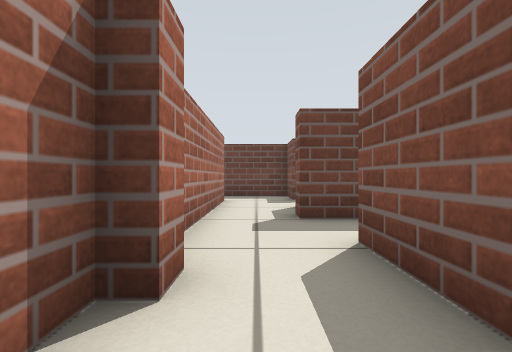
view 1 (above)

23 first-person views from a walk through a Stage world. The camera is 0.39 m above the floor, looks level and sees 85° across. The lines on the ground mark 1 m squares. The floor is counted in squares, 0.5 m on a side. Each view is taken from the middle of a square. On the plan, view 1 faces up. The plan holds only what a view shows up to about 10 squares ahead; the rest is blank. The robots in the file are not drawn.

view 2
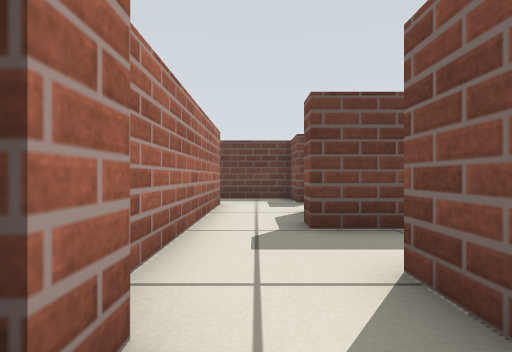

view 3
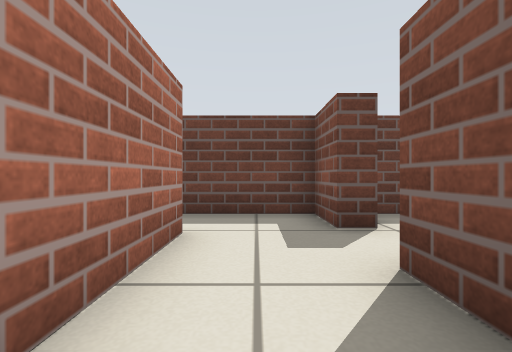

view 4
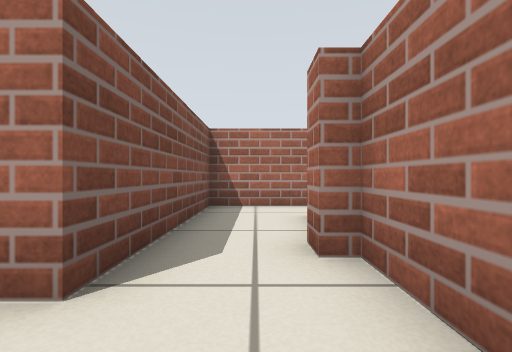

view 5
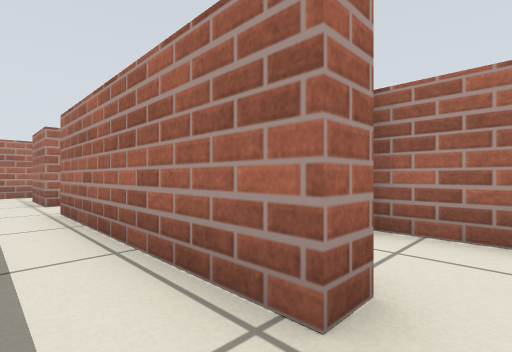

view 6
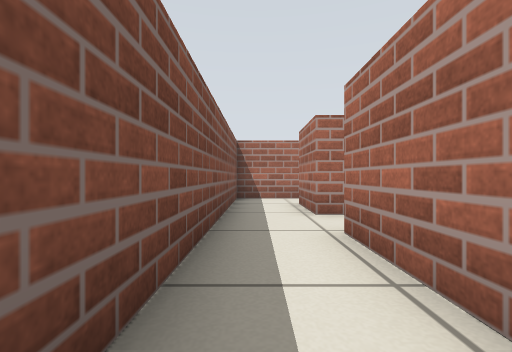

view 7
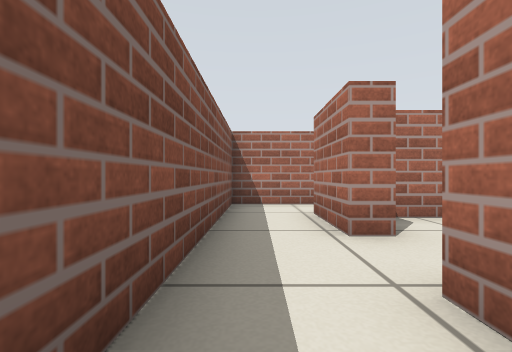

view 8
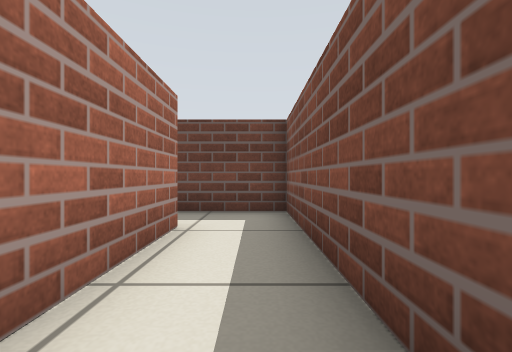

view 9
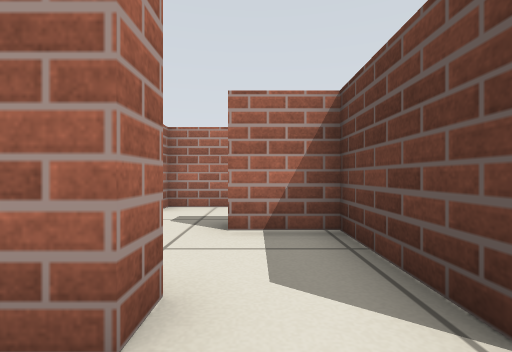

view 10
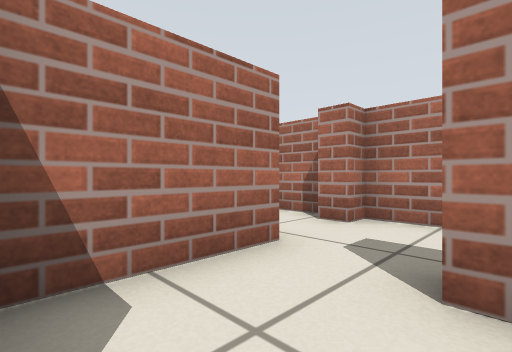

view 11
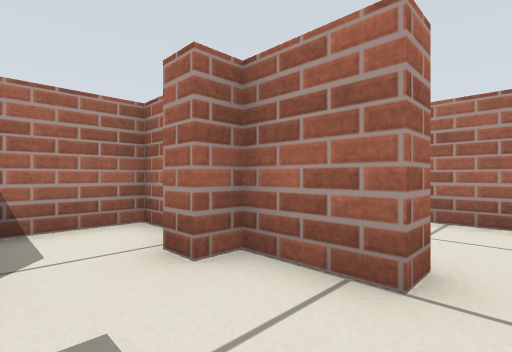

view 12
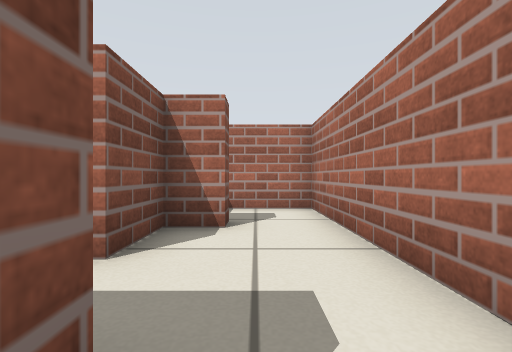

view 13
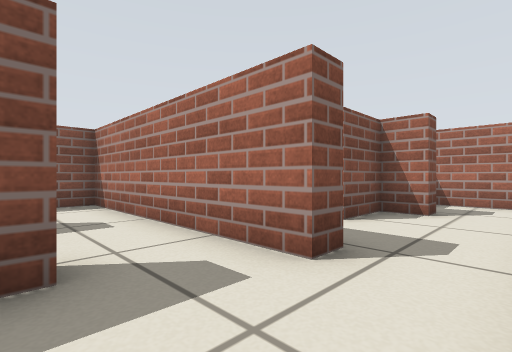

view 14
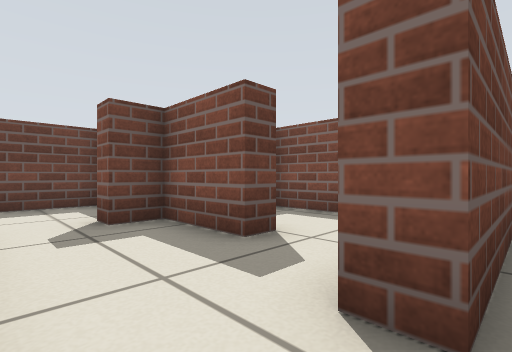

view 15
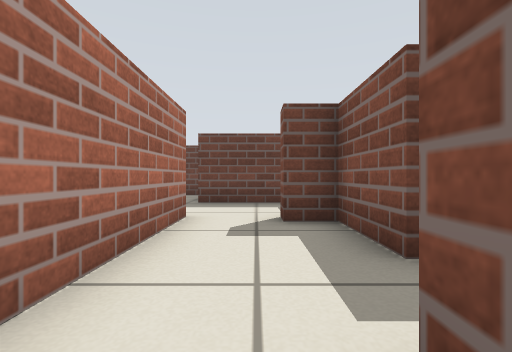

view 16
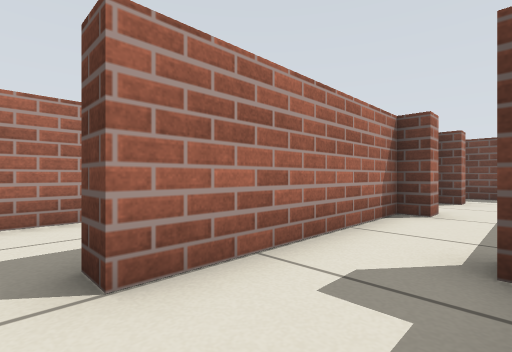

view 17
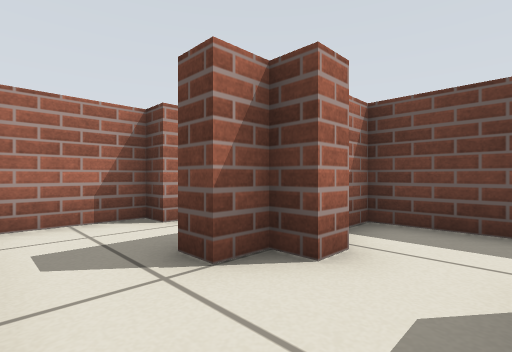

view 18
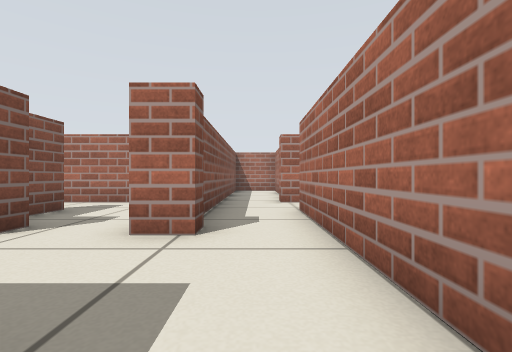

view 19
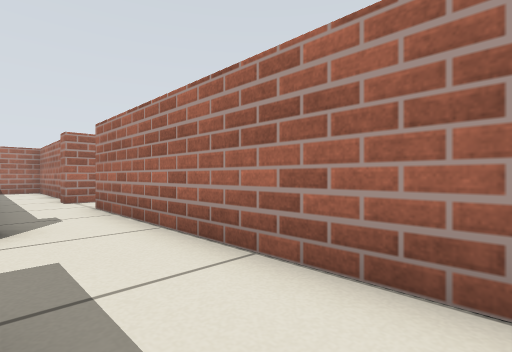

view 20
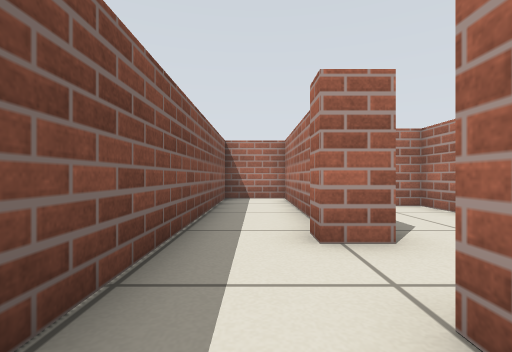

view 21
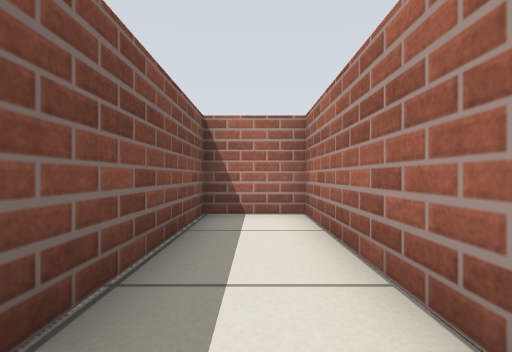

view 22
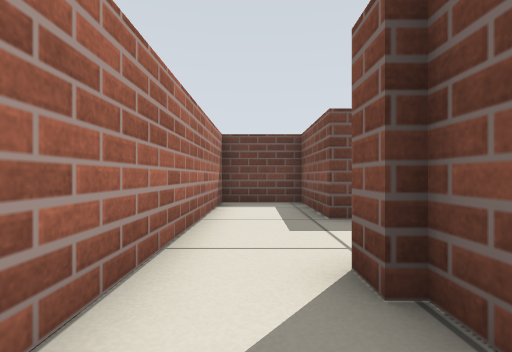

view 23
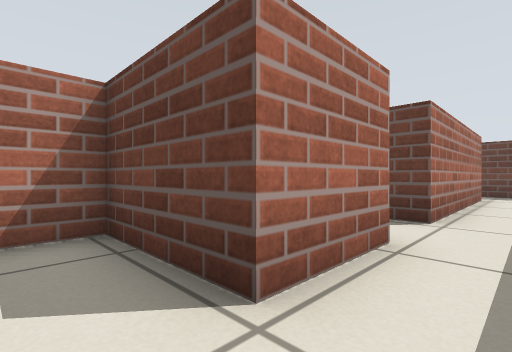

### Floor plan
Points are (right, up) in squares from view 1. A wall is a line through its corners. A room is listed if a view was taken in it or the views show most of it. See-through windows are left out.
Room 1 (views 1, 2, 3, 4)
walls: (1.2, 6.2) (1.2, 7.4); (2.5, 5.1) (0.8, 5.1) (0.8, 5.8); (-0.6, 2.3) (-0.6, 1.7); (-1, 1.7) (-1, 1); (-1, 8.9) (-1, 2.3); (1.9, 9.1) (1.2, 9.1) (1.2, 10.7) (-0.5, 10.7); (-0.5, -2.2) (1.2, -2.2) (1.2, 3.3) (1.8, 3.3)
ways out: opening at (1.5, 4) to room 2; opening at (-1, -1) to room 5; opening at (-1, 9.5) to room 10; opening at (1.5, 8.5)
Room 2 (views 5, 6, 7, 8, 9, 10)
walls: (3.7, -4.5) (3.7, 5.1) (2.5, 5.1); (1.1, -4.6) (1.8, -4.6); (1.8, 3.3) (1.8, -2.8) (-1, -2.8) (-1, -4.5)
ways out: opening at (1.5, 4) to room 1; opening at (0, -5) to room 3; opening at (3, -5) to room 7
Room 3 (view 11)
walls: (-1.6, -6.2) (1, -6.2); (-3.4, -6.2) (-3.4, -6.9); (-4, -7.1) (-4, -8.7) (-2.1, -8.7); (-4, -4.6) (-4, -6.2); (-2.5, -2.8) (-3.5, -2.8)
ways out: opening at (0, -5) to room 2; opening at (-4, -4) to room 8
Room 4 (views 12, 13, 14, 15, 18, 19, 20, 21, 22)
walls: (-8.2, 1.6) (-8.2, 2.3) (-7.3, 2.3) (-7.3, -1.6); (-4, -0.4) (-4.6, -0.4) (-4.6, 1.7) (-5.5, 1.7) (-5.5, 2.4); (-5.5, -2.8) (-5.5, -2.2) (-3.5, -2.2); (-9.7, -2.2) (-9.7, -2.9); (-4.8, 5.1) (-7.7, 5.1) (-7.7, 8.2) (-10, 8.2) (-10, -0.5); (-10, -4) (-10, -8.7) (-7.9, -8.7) (-7.9, 1.8)
ways out: opening at (-4, -1) to room 5; opening at (-6.5, -2.5) to room 8; opening at (-10, -1.5)
Room 5 (view 16)
walls: (-1.6, -0.1) (-1.6, 1.8); (-3.5, -2.2) (-0.5, -2.2); (-4, 2.6) (-4, -0.4)
ways out: opening at (-1, -1) to room 1; opening at (-4, -1) to room 4; opening at (-3, 2) to room 6
Room 6 (view 17)
walls: (-3.4, 5.8) (-3.4, 5.1); (-4, 5.1) (-4, 2.6); (-4, 8.2) (-4, 7.5)
ways out: opening at (-3, 2) to room 5; opening at (-4, 6.5) to room 9; opening at (-2.5, 8) to room 10
Room 7 (view 23)
walls: (1.4, -8.7) (3.7, -8.7) (3.7, -4.5); (1.8, -4.6) (1.8, -6.8) (-1, -6.8) (-1, -7.9)
ways out: opening at (3, -5) to room 2
Room 8 (no view inside)
walls: (-5.5, -6.9) (-5.5, -6.2) (-4.6, -6.2) (-4.6, -4.6) (-4, -4.6); (-7.3, -3.4) (-7.3, -8.7) (-5.1, -8.7); (-3.5, -2.8) (-5.5, -2.8)
ways out: opening at (-4, -4) to room 3; opening at (-6.5, -2.5) to room 4
Room 9 (no view inside)
walls: (-4, 7.5) (-4.6, 7.5); (-3.4, 8.2) (-4, 8.2); (-7.1, 8.2) (-7.1, 6.1)
ways out: opening at (-4, 6.5) to room 6; opening at (-5.5, 8.5)
Room 10 (no view inside)
walls: (-0.5, 10.7) (-4, 10.7) (-4, 10); (-3.4, 8.9) (-3.4, 8.2)
ways out: opening at (-1, 9.5) to room 1; opening at (-2.5, 8) to room 6

Positions as (right, up) in squares from view 1, and headings:
1: (0, 0), facing up
2: (0, 1), facing up
3: (0, 5), facing up
4: (0, 5), facing down
5: (3, 4), facing down-left
6: (3, 1), facing down
7: (3, -1), facing down
8: (3, -1), facing up
9: (3, -4), facing left
10: (1, -4), facing down-left
11: (-2, -4), facing down-left
12: (-6, -2), facing down
13: (-7, 0), facing down-right
14: (-7, -3), facing up-right
15: (-6, -3), facing up
16: (-2, -1), facing up-left
17: (-2, 6), facing up-left
18: (-9, 6), facing down
19: (-8, 7), facing down-left
20: (-9, 1), facing down
21: (-9, -3), facing down
22: (-9, 0), facing up
23: (3, -8), facing up-left
